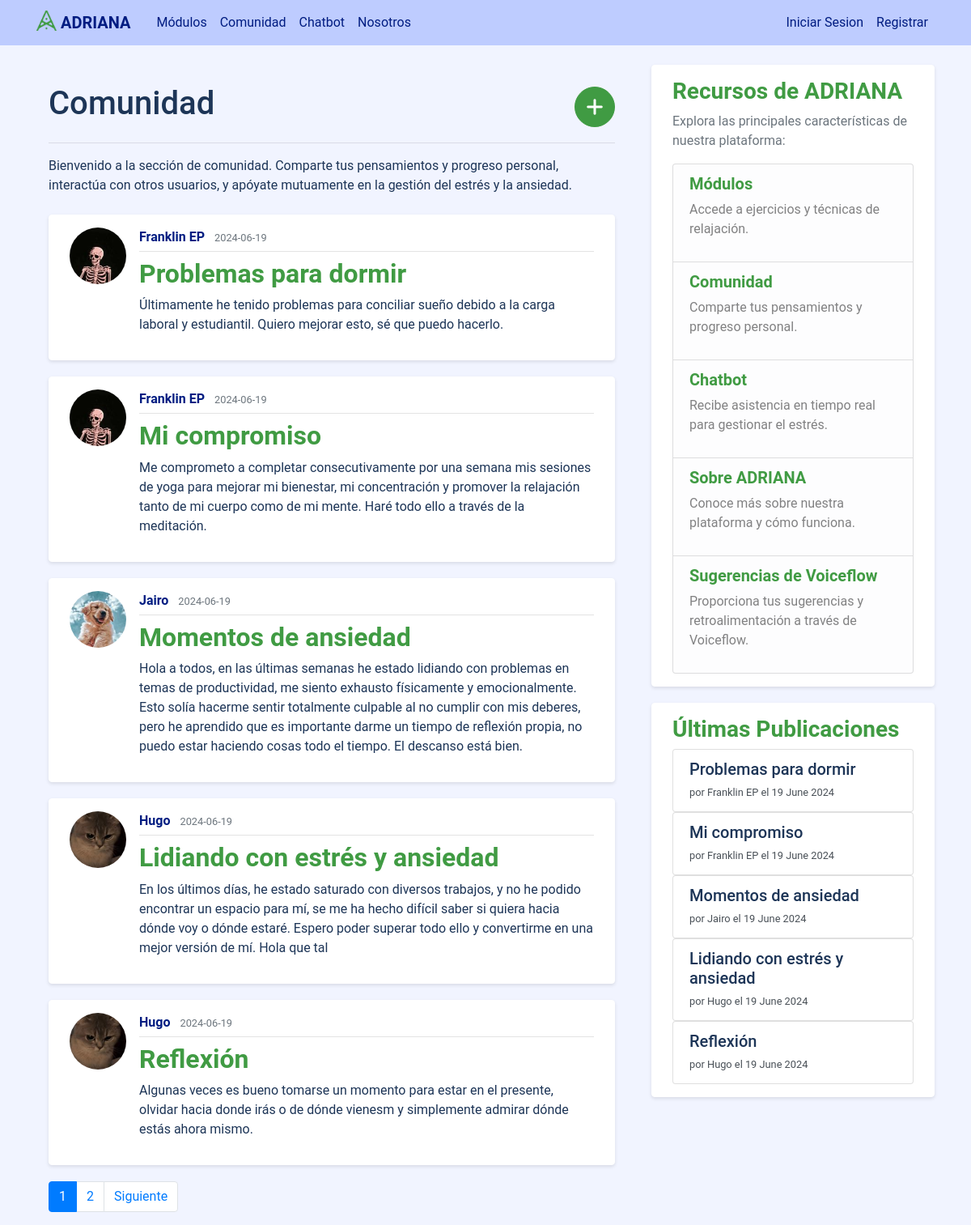
Page /home on the earlier database version.
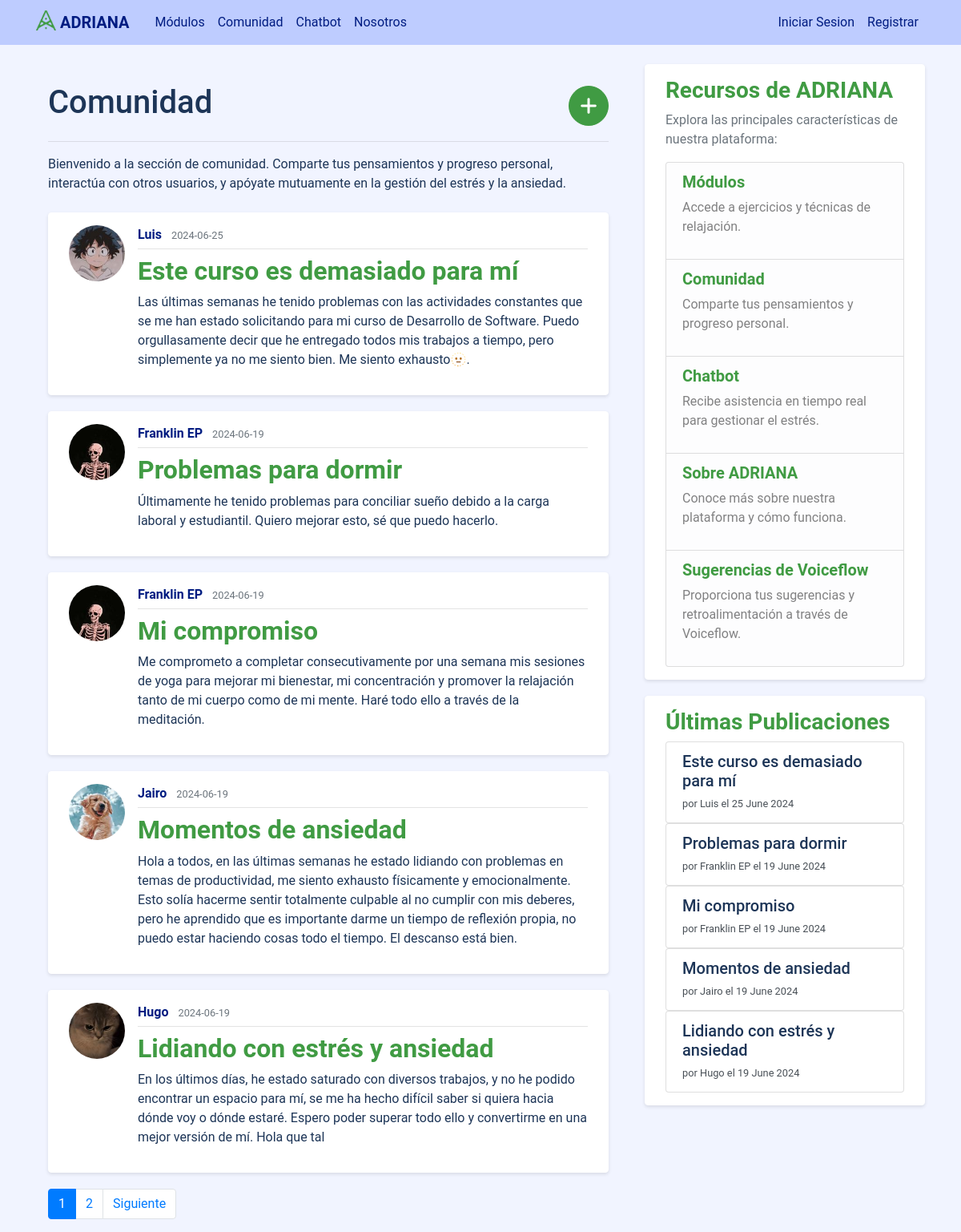
Same page on the later database version.
### adriana_assistant/models.py (models this page shows, shortened)
class Post(db.Model):
    id = db.Column(db.Integer, primary_key=True)
    title = db.Column(db.String(100), nullable=False)
    date_posted = db.Column(db.DateTime, nullable=False, default=datetime.utcnow)
    content = db.Column(db.Text, nullable=False)
    user_id = db.Column(db.Integer, db.ForeignKey('user.id'), nullable=False)

class User(db.Model, UserMixin):
    id = db.Column(db.Integer, primary_key=True)
    username = db.Column(db.String(20), unique=True, nullable=False)
    email = db.Column(db.String(120), unique=True, nullable=False)
    image_file = db.Column(db.String(20), nullable=False, default='default.jpg')
    password = db.Column(db.String(60), nullable=False)
    posts = db.relationship('Post', backref='author', lazy=True)

### adriana_assistant/routes.py (the view)
@app.route("/")
@app.route("/home")
def home():
    page = request.args.get('page', 1, type=int)
    posts = Post.query.order_by(Post.date_posted.desc()).paginate(page=page, per_page=5)
    latest_posts = Post.query.order_by(Post.date_posted.desc()).limit(5).all()
    return render_template('home.html', posts=posts, latest_posts=latest_posts)

### adriana_assistant/templates/home.html (shortened to what this page needs)
{% extends "layout.html" %}
{% block content %}
<div class="container mt-4">
    <div class="d-flex justify-content-between align-items-center">
        <h1>Comunidad</h1>
        <a class="btn btn-primary btn-circle" href="{{ url_for('new_post') }}"><i class="fa-solid fa-plus" style="color:white"></i></a>
    </div>
    <hr>
    {% if posts.page == 1 %}
    <p class="mb-4">Bienvenido a la sección de comunidad. Comparte tus pensamientos y progreso personal, interactúa con otros usuarios, y apóyate mutuamente en la gestión del estrés y la ansiedad.</p>
    {% endif %}
    {% for post in posts.items %}
        <article class="media content-section">
          <img class="rounded-circle article-img" src="{{ url_for('static', filename='profile_pics/' + post.author.image_file) }}">
          <div class="media-body">
            <div class="article-metadata">
              <a class="mr-2 username" href="{{ url_for('user_posts', username=post.author.username) }}">{{ post.author.username }}</a>
              <small class="text-muted">{{ post.date_posted.strftime('%Y-%m-%d') }}</small>
            </div>
            <h2><a class="article-title" href="{{ url_for('post', post_id=post.id) }}">{{ post.title }}</a></h2>
            <p class="article-content">{{ post.content }}</p>
          </div>
        </article>
    {% endfor %}
    <nav aria-label="Paginación de publicaciones">
        <ul class="pagination">
          {% for page_num in posts.iter_pages(left_edge=1, right_edge=1, left_current=1, right_current=2) %}
            {% if page_num %}
              {% if posts.page == page_num %}
                <li class="page-item active"><a class="page-link" href="{{ url_for('home', page=page_num) }}">{{ page_num }}</a></li>
              {% else %}
                <li class="page-item"><a class="page-link" href="{{ url_for('home', page=page_num) }}">{{ page_num }}</a></li>
              {% endif %}
            {% else %}
              <li class="page-item disabled"><span class="page-link">...</span></li>
            {% endif %}
          {% endfor %}
          {% if posts.has_next %}
            <li class="page-item"><a class="page-link" href="{{ url_for('home', page=posts.next_num) }}">Siguiente</a></li>
          {% endif %}
        </ul>
    </nav>
</div>
{% endblock content %}

### adriana_assistant/templates/layout.html (shortened to what this page needs)
<!DOCTYPE html>
<html>
<head>
    <link rel="stylesheet" href="https://maxcdn.bootstrapcdn.com/bootstrap/4.0.0/css/bootstrap.min.css">
    <link rel="stylesheet" type="text/css" href="{{ url_for('static', filename='main.css') }}">
</head>
<body>
    <header class="site-header">
      <nav class="navbar navbar-expand-md navbar-dark bg-steel fixed-top">
        <div class="container">
          <a class="logo-nav navbar-brand mr-4" href="/">
            <img src="{{ url_for('static', filename='logo.png') }}" width="25" height="25" class="d-inline-block align-top" alt="Logo ADRIANA">
            <strong>ADRIANA</strong>
          </a>
          <div class="collapse navbar-collapse" id="navbarToggle">
            <div class="navbar-nav mr-auto">
                <a class="nav-item nav-link" href="{{ url_for('modules') }}">Módulos</a>
                <a class="nav-item nav-link" href="{{ url_for('home') }}">Comunidad</a>
                <a class="nav-item nav-link" href="{{ url_for('chatbot.chatbot') }}">Chatbot</a>
                <a class="nav-item nav-link" href="{{ url_for('about') }}">Nosotros</a>
            </div>
            <div class="navbar-nav">
              {% if current_user.is_authenticated %}
                <div class="nav-item dropdown">
                  <a class="nav-link dropdown-toggle" href="#" id="navbarDropdown" role="button" data-toggle="dropdown" aria-haspopup="true" aria-expanded="false">
                    <img src="{{ url_for('static', filename='profile_pics/' + current_user.image_file) }}" width="35" height="35" class="profile-img rounded-circle">
                    <strong>{{ current_user.username }}</strong>
                  </a>
                  <div class="dropdown-menu" aria-labelledby="navbarDropdown">
                    <a class="dropdown-item" href="{{ url_for('account') }}">Mi Perfil</a>
                    <div class="dropdown-divider"></div>
                    <a class="dropdown-item text-danger" href="{{ url_for('logout') }}">Cerrar Sesion</a>
                  </div>
                </div>
              {% else %}
                <a class="nav-item nav-link" href="{{ url_for('login') }}">Iniciar Sesion</a>
                <a class="nav-item nav-link" href="{{ url_for('register') }}">Registrar</a>
              {% endif %}
            </div>
          </div>
        </div>
      </nav>
    </header>
    <main role="main" class="container">
      <div class="row">
        <div class="col-md-8">
          {% block content %}{% endblock %}
        </div>
        <div class="col-md-4">
          <div class="content-section">
            <h3><strong>Recursos de ADRIANA</strong></h3>
            <p class='text-muted'>Explora las principales características de nuestra plataforma:</p>
            <ul class="list-group">
                <li class="list-group-item list-group-item-light">
                  <h5><a href="{{ url_for('modules') }}" class="highlight-link"><strong>Módulos</strong></a></h5>
                  <p>Accede a ejercicios y técnicas de relajación.</p>
                </li>
                <li class="list-group-item list-group-item-light">
                  <h5><a href="{{ url_for('home') }}" class="highlight-link"><strong>Comunidad</strong></a></h5>
                  <p>Comparte tus pensamientos y progreso personal.</p>
                </li>
                <li class="list-group-item list-group-item-light">
                  <h5><a href="{{ url_for('chatbot.chatbot') }}" class="highlight-link"><strong>Chatbot</strong></a></h5>
                  <p>Recibe asistencia en tiempo real para gestionar el estrés.</p>
                </li>
                <li class="list-group-item list-group-item-light">
                  <h5><a href="{{ url_for('about') }}" class="highlight-link"><strong>Sobre ADRIANA</strong></a></h5>
                  <p>Conoce más sobre nuestra plataforma y cómo funciona.</p>
                </li>
                <li class="list-group-item list-group-item-light">
                  <h5><a href="https://creator.voiceflow.com/prototype/664e59dbd188ab83e9a86d25" class="highlight-link" target="_blank"><strong>Sugerencias de Voiceflow</strong></a></h5>
                  <p>Proporciona tus sugerencias y retroalimentación a través de Voiceflow.</p>
                </li>
            </ul>
          </div>
          <div class="content-section mt-3">
            <h3><strong>Últimas Publicaciones</strong></h3>
            {% for post in latest_posts %}
                <div class="list-group">
                    <a href="{{ url_for('post', post_id=post.id) }}" class="list-group-item list-group-item-action">
                        <h5 class="mb-1">{{ post.title }}</h5>
                        <small>por {{ post.author.username }} el {{ post.date_posted.strftime('%d %B %Y') }}</small>
                    </a>
                </div>
            {% endfor %}
          </div>
        </div>
      </div>
    </main>
  </body>
</html>

### adriana_assistant/static/main.css (style rules this page uses)
body { background: #F1F4FF; color: #1D3557; font-family: 'Roboto', sans-serif; margin-top: 5rem; }
h1, h2, h3, h4, h5, h6 { color: #1D3557; font-weight: 500; }
.bg-steel { background-color: #BECCFF; }
.site-header .navbar-brand, .site-header .logo-nav { color: #001C81; }
.site-header .navbar-nav .nav-link { color: #001C81; }
.content-section { background: #FFFFFF; padding: 15px 25px; border: 1px solid #FFFFFF; border-radius: 4px; margin-bottom: 20px; box-shadow: 0 2px 4px rgba(0,0,0,0.1); }
.content-section h3 { color: #409b43; }
.content-section .list-group-item-light a { color: #409b43; text-decoration: none; }
.article-title { color: #409b43; font-weight: 600; }
.article-content { white-space: pre-line; }
.article-img { height: 70px; width: 70px; margin-right: 16px; border-radius: 4px; object-fit: cover; }
.article-metadata { padding-bottom: 5px; margin-bottom: 8px; border-bottom: 1px solid #e3e3e3; }
.article-metadata a { color: #001C81; }
.article-metadata .username { color: #001C81; font-weight: 700; }
.btn-primary { background-color: #409b43; border-color: #409b43; color: #fff; }
.btn-circle { width: 50px; height: 50px; padding: 10px; border-radius: 50%; font-size: 24px; line-height: 1.33; text-align: center; vertical-align: middle; display: inline-block; }

Differences in the rows shown:
no longer on this page (row unchanged): Post: image_file (picture), author.username "Hugo", date_posted "2024-06-19", title "Reflexión", content "Algunas veces es bueno tomarse un momento para estar en el presente, olvidar hacia donde irás o de dónde vienesm y simplemente admirar dónde estás ahora mismo.", date_posted "19 June 2024"
added Post: image_file (picture), author.username "Luis", date_posted "2024-06-25", title "Este curso es demasiado para mí", content "Las últimas semanas he tenido problemas con las actividades constantes que se me han estado solicitando para mi curso de Desarrollo de Software. Puedo orgullasamente decir que he entregado todos mis trabajos a tiempo, pero simplemente ya no me siento bien. Me siento exhausto🫥.", date_posted "25 June 2024"
